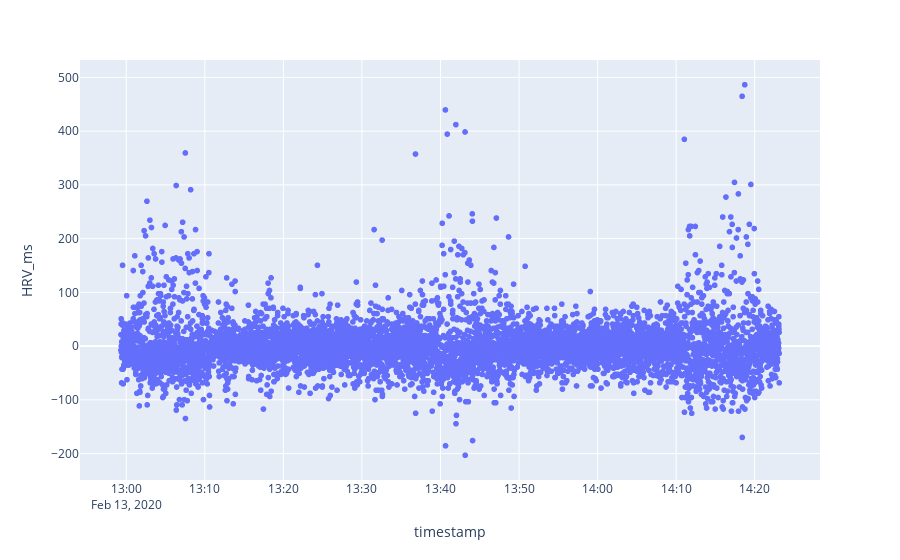

Notebook code cell kept with this figure:
### Code cell
# most of these outliers were checked and seemed valid :)
df_rr = pd.read_parquet(
    list(Path(DATA_PATH + f"/{EDA_PATH}/23").rglob('rr*.parquet'))[0])
import plotly.express as px
px.scatter(df_rr, x='timestamp', y='HRV_ms')

### Figure 1 — Plotly figure (JSON) as saved in the notebook; plotly's stock layout.template omitted (floating-point values rounded to 4 significant figures; data arrays with more than 128 entries replaced by an {"elided": "..."} marker saying what was removed)
{"data": [{"hovertemplate": "timestamp=%{x}<br>HRV_ms=%{y}<extra></extra>", "legendgroup": "", "marker": {"color": "#636efa", "symbol": "circle"}, "mode": "markers", "name": "", "showlegend": false, "type": "scattergl", "x": {"elided": "7063 str values"}, "xaxis": "x", "y": {"elided": "7063 float values"}, "yaxis": "y"}], "layout": {"autosize": true, "legend": {"tracegroupgap": 0}, "margin": {"t": 60}, "xaxis": {"anchor": "y", "autorange": true, "domain": [0, 1], "range": ["2020-02-13 12:53:57.0535", "2020-02-13 14:28:28.2843"], "title": {"text": "timestamp"}, "type": "date"}, "yaxis": {"anchor": "x", "autorange": true, "domain": [0, 1], "range": [-252.0, 535.2], "title": {"text": "HRV_ms"}, "type": "linear"}}}
